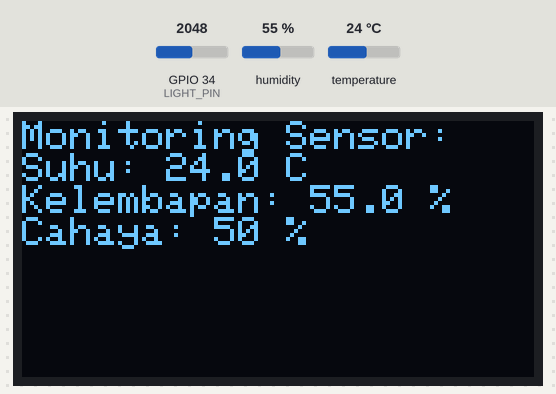
Recording of a sketch running on a simulated ESP32. Shown: 128×64 one-colour display. Inputs (shaded band) come from the test bench; at power-on: humidity 55 %, GPIO 34 (LIGHT_PIN) = 2048, temperature 24 °C. What the sketch prints to the serial monitor is not drawn.

Above: at 2.8 s.
2.9 s: humidity set to 22 %
At 4.9 s:
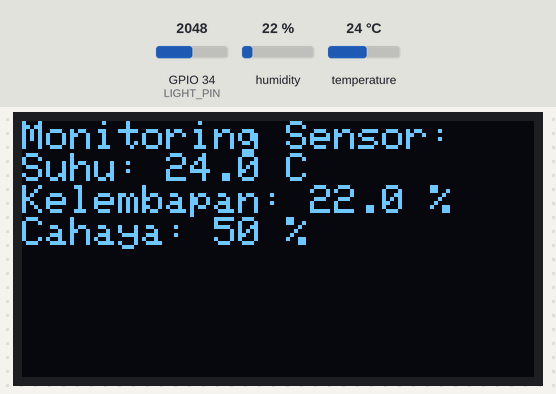
5.6 s: GPIO 34 (LIGHT_PIN) set to 2866
At 6.4 s:
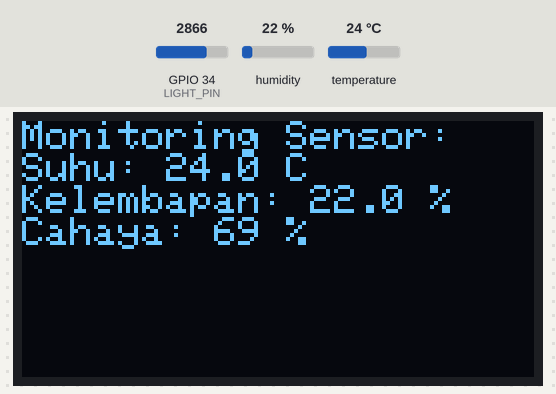
8.3 s: temperature set to 12 °C
At 10.5 s:
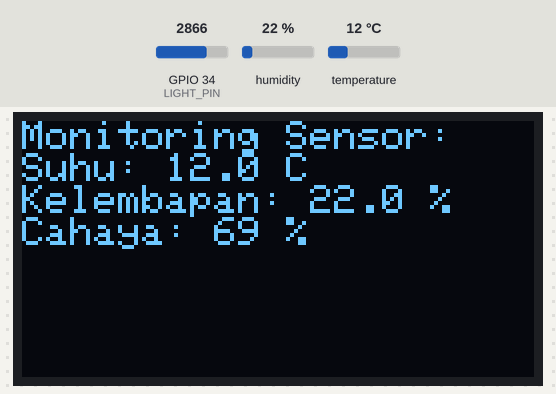
11.7 s: GPIO 34 (LIGHT_PIN) set to 3603
At 13.2 s:
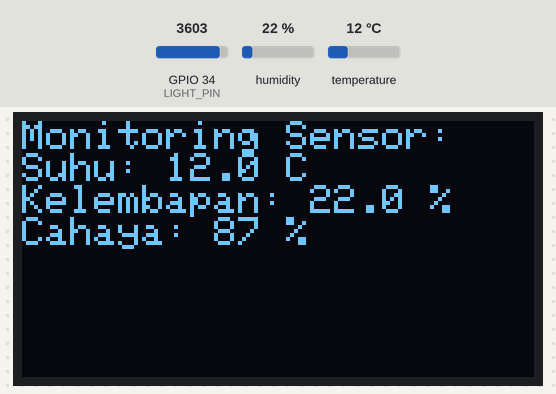
14.4 s: humidity set to 40 %
At 17.4 s:
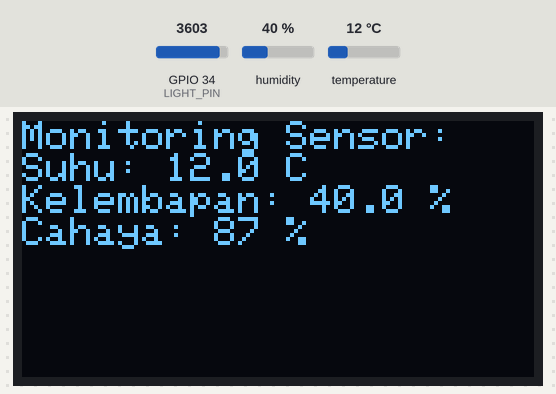
17.8 s: GPIO 34 (LIGHT_PIN) set to 4095
At 18.8 s:
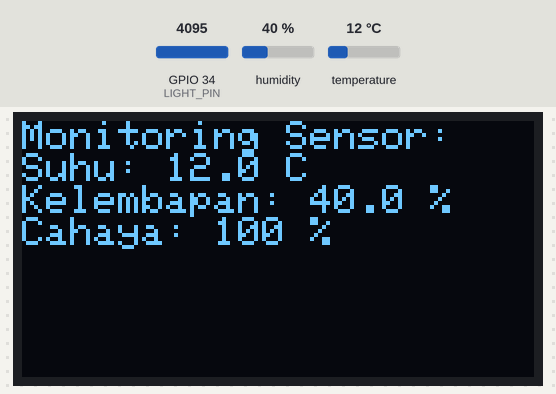
Timing chart, 0 to 20.8 s (numbered marks = the images above; inputs shaded):
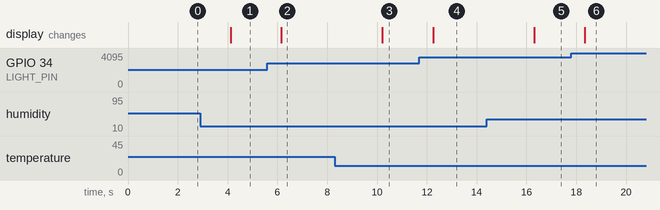

The sketch:

sketch.ino
```cpp
#include <Wire.h>
#include <Adafruit_GFX.h>
#include <Adafruit_SSD1306.h>
#include <DHT.h>

// Pin definitions
#define DHTPIN 4         // DHT22 data pin
#define LIGHT_PIN 34     // Photoresistor pin
#define SCREEN_WIDTH 128 // OLED display width in pixels
#define SCREEN_HEIGHT 64 // OLED display height in pixels
#define OLED_RESET -1    // Reset pin (or -1 if sharing Arduino reset pin)

// Initialize DHT sensor
#define DHTTYPE DHT22
DHT dht(DHTPIN, DHTTYPE);

// Initialize OLED display
Adafruit_SSD1306 display(SCREEN_WIDTH, SCREEN_HEIGHT, &Wire, OLED_RESET);

void setup() {
  Serial.begin(115200);

  // Initialize DHT sensor
  dht.begin();

  // Initialize OLED display
  if(!display.begin(SSD1306_SWITCHCAPVCC, 0x3C)) {
    Serial.println(F("SSD1306 allocation failed"));
    for(;;); // Don't proceed, loop forever
  }

  // Clear the display buffer
  display.clearDisplay();
  display.setTextColor(WHITE);
  display.setTextSize(1);

  Serial.println("System initialized");
}

void loop() {
  // Read temperature and humidity
  float humidity = dht.readHumidity();
  float temperature = dht.readTemperature();

  // Read light intensity
  int lightIntensity = analogRead(LIGHT_PIN);
  int lightPercentage = map(lightIntensity, 0, 4095, 0, 100);

  // Check if any reads failed
  if (isnan(humidity) || isnan(temperature)) {
    Serial.println(F("Failed to read from DHT sensor!"));
  } else {
    Serial.print(F("Humidity: "));
    Serial.print(humidity);
    Serial.print(F("%  Temperature: "));
    Serial.print(temperature);
    Serial.println(F("°C"));
  }

  Serial.print(F("Light: "));
  Serial.print(lightPercentage);
  Serial.println(F("%"));

  // Clear display
  display.clearDisplay();
  display.setCursor(0,0);

  // Display data on OLED
  display.println("Monitoring Sensor:");

  display.print("Suhu: ");
  display.print(temperature, 1);
  display.println(" C");

  display.print("Kelembapan: ");
  display.print(humidity, 1);
  display.println(" %");

  display.print("Cahaya: ");
  display.print(lightPercentage);
  display.println(" %");

  // Update display
  display.display();

  // Wait before next reading
  delay(2000);
}
```

Measured:
- after the input at 2.9 s, the display: changes after 1.2 s (image 1)
- after the input at 5.6 s, the display: changes after 0.56 s (image 2)
- after the input at 8.3 s, the display: changes after 1.9 s (image 3)
- after the input at 11.7 s, the display: changes after 0.55 s (image 4)
- after the input at 14.4 s, the display: changes after 1.9 s (image 5)
- after the input at 17.8 s, the display: changes after 0.54 s (image 6)
